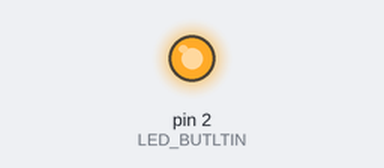
Simulated run of this sketch. Board: Arduino Uno, built with avr-gcc and run on an emulated ATmega328P. Shown: output pins drawn as LEDs (lit = HIGH). What the sketch prints to the serial monitor is not drawn.

Above: at 0.1 s.
Timing chart, 0 to 1.6 s (numbered marks = the images above):
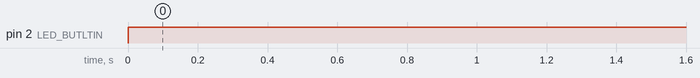

The sketch:

week-2.ino
```cpp
#define LED_BUTLTIN 2
void setup() {
  // put your setup code here, to run once:
  Serial.begin(9600);

  pinMode(LED_BUTLTIN, OUTPUT);

}

void loop() {
  // put your main code here, to run repeatedly:


  digitalWrite(LED_BUTLTIN, 1);
  Serial.print("สวัสดี นันทพงศ์ อรุณเดช\n");
  Serial.print("light ...");
  delay(1000);

  digitalWrite(LED_BUILTIN, 0);
  Serial.print("สวัสดี นันทพงศ์ อรุณเดช\n");
  Serial.print("not light ...");
  delay(1000);
}
```

Measured:
- by itself, pin 2 (LED_BUTLTIN): LOW → HIGH at 0.00 s
